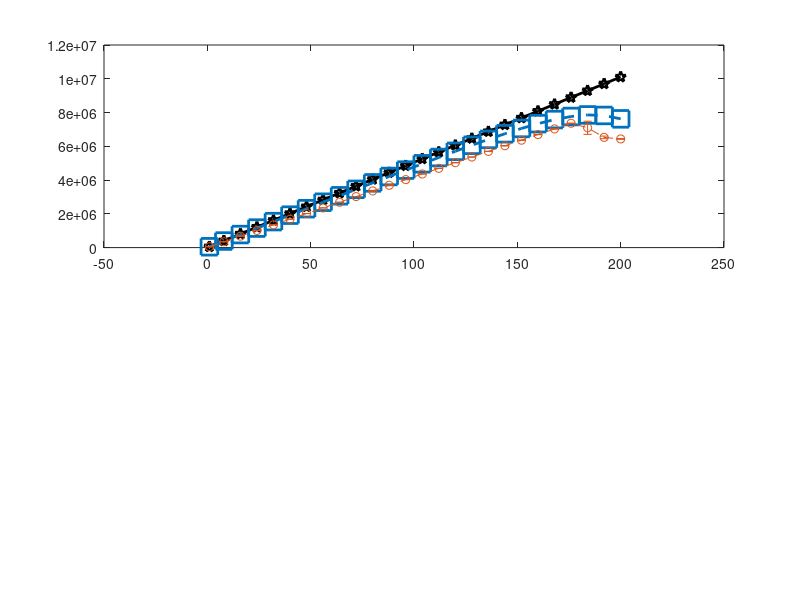

Reproduce this figure in MATLAB. (Note: this script raises an error after producing the figure.)
clc;
clear all;
%%%%%%%%%%%%************Model***************%%%%%%%%%%%  
R_data = 12000000;          %(12 Mbps) replace this for 54Mbps evaluation
R_phy  = 6000000;          %(PHY rate)

%Model Parameters (in MicroSec)
SIFS = 0.00001; %10e-06; 
slot_time = 0.00002; %20e-06; 
DIFS = 0.00005; %50e-06;
delta= 0.000001; %1e-06;                %propagation delay(s)
payload = 12000;            %bits (1500B)
mac_header = 272;           %bits (34B)
phy_header = 128;           %bits (16B)
ack_p = 112;                %bits (14B)
packet = payload + mac_header; %+ phy_header;
ACK = ack_p + phy_header;

%*********Data packet and ACK time
T_data = (packet/R_data)+ (phy_header/R_phy);
T_ack = (ACK/R_data)+((phy_header/R_phy));          %includes ack and header pckt

%delay times (Basic access mechanism)
T_s = DIFS + T_data + 2*delta + SIFS + T_ack;
T_c = DIFS + T_data + delta;
T_ce = T_data + T_ack;
%*******************************************************
%Variable Number of Stations and Payload Size
N=0:8:200;
C=0.2*N;           
N(1)=1; 
C(1)=1; 
%parameters
W = 32;
m = 6;
Rtx=slot_time*(4*((2^0)*((W-1)/2)+(2^1)*((W-1)/2)+(2^2)*((W-1)/2)+(2^3)*((W-1)/2))); %Packets are sent in the 3rd tTx attempt assumption
E_s = delta + T_s+T_c + Rtx; %(crude approximation of the E[slot time])
lamda= 4;       %Data Traffic: 4 packets per second
mu = 1/E_s;
Q=lamda/mu;
%**************************************************************************
%Collision prob., Throughput and MAC delay calculated for different Num. of Users 

%*****Collision Probabilities*****#
P_fp=[];                    %Makama

%***Throughput********
S = [];                     %Done

 S_TrfMdl=[];               %Makama Simulation
 %r=[];
%******MAC Delay*********
Dmac = [];                  


Dmac_sim = [];              %Makama Simulation
%******Packet drop time/Delay*********
%Dmac_drp = [];                  

%******************************************************
%iterate for every possible number of Geophone
%for i=1:size(N, 2)
for k = 1:size(N, 2)        %Done
    if (N(k) == 1)
        p = 0.0;
        tau = 2/(W + 1);
      else
        inc = 0.000001;
        error_MAX = 0.000005;
        p= 0.0;
        tau1 = 0.0;
        tau2 = tau1 + 2*error_MAX;

        while abs(tau1 - tau2) > error_MAX
            p = p + inc;
            tau1 = 2*Q*P_cd*(1-2*p)*(1-(p).^(m+1))./(Q*((W*(1-p)*(1-(2*p).^(m+1))+ (1-2*p)*(2*P_cd-1)*(1-(p).^(m+1))))+2*(1-Q)*P_cd*(1-p)*(1-2*p));
            tau2 = 1 - (1-p).^(1./(N-1));
        end
        tau = (tau1 + tau2)./2;          %avg value of both tau
        
    end
%*******************Probabilities***************

    %Probability of collision
    P_c = 1- (1-tau).^(N-1);
    %Probability of failure due to channel error
    P_ce = 0.02;          % (2%)
    %Probability of packet failure (P_f)
    P_f = P_c+P_ce-(P_c*P_ce);
    %Packet drop probability
    P_D = P_f.^(m+1);
    %Probability of Tx (probability that there is at least one transmission in a the considered time slot)
    P_tx = 1 - (1- tau).^N(1,k);
    %Probability of successful Tx (prob. that exactly one geophone Txmits)
    P_TxG = N(1,k).*tau.*(1- tau).^(N(1,k)-1);
    %Probability that a packet transmission ongoing on the channel is successful
    P_suc=P_TxG./P_tx;
    %P_suc=(N(1,k)*tau*(1- tau)^(N(1,k)-1))./(1 - (1- tau)^N(1,k));
    %Probability of empty slot time
    P_e = 1 - P_tx;
    %Probability of collision
    %P_c = P_tr - P_s;
    %Probability counter decrements
    P_cd = (1-tau).^(N(1, k)-1);             
    
%****************************************
%Average slot duration
%#####################################
% CW_avgS over transmission all stages
 for i=1:m
    for j= 1:i
     if j<m
   CW_avgS = (((1-P_f).*(P_f)./(1-P_D)).*((2^j)*(W-1)));
     else
       CW_avgS =(((1-P_f).*(P_f)./(1-P_D)).*((2^m)*(W-1)));  
     end
    end
 end
%###############################################
%**********************Probabilities (pci,pcs and pcc)*************************

pci= (1-(1./CW_avgS)).^C;
pcs= C.*(1./CW_avgS).*(1-(1./CW_avgS)).^(C-1);
pcc= 1-pci-pcs;

%**********************Probabilities (pbi,pbs and pbc)*************************
pbi=(1-tau).^(N-1);
bs=nchoosek(199,1);             %199 = N-1          %**fix the problem wit N-1 here
pbs= bs.*tau.*(1-tau).^(N-2);
pbc=1-pbi-pbs;

%**********************Probabilities (pss and psi)*************************
pss=1/W;                   %1/CWmin
psi=1-pss;
%**********************Durations sigmaI, sigmaS and sigmaC*************************
sigmaI= slot_time;
sigmaS= (1/(1-pss))*T_s + (psi/(1-pss))*sigmaI;

for i=1:m
    for j=1:i
        if j<m
        sumC = j.*(pcc.^j);
        else
        sumC = m.*(pcc.^m);
        end
    end
end  

sigmaC= sumC*T_c + (pcs./(1-pcc))*sigmaS + (pci./(1-pcc))*sigmaI;

%**Durations for entering backoff stages from previous bckoff and Tx stage deltaB and deltaT***
 %Probability that the counter decrements
Pcd=(1-tau).^(N-1);     %Pcd=pbi
del=sigmaI.*pbi+sigmaS.*pbs+sigmaC.*pbc;

deltaB=(1./Pcd).*(del);       

deltaT=Q*((1-(1./CW_avgS))).*del;
%********Durations a geophone spends in a backoff stage (delta)********
D= (1-tau).*deltaB + tau.*deltaT;
%#Working (Showing curve behavior)
dmac_t2=0.0;
for i=1:m
    %avg_CW=167.5;
    
    for j= 1:i
        if j<m
             avg_CW = ((2^j)*(W-1))/2;
             dmac_t3=D.*(avg_CW*slot_time);
             dmac_t2=(1./(1-P_D)).*(dmac_t2 + (P_suc.^i).*(T_s+ i.*T_c+ dmac_t3)); %sum over i term of equation 40 in paper
             
        else
            avg_CW = ((2^m)*(W-1))/2;
            dmac_t3=D.*(avg_CW*slot_time);
            dmac_t2=(1./(1-P_D)).*(dmac_t2 + (P_suc.^m).*(T_s+ m.*T_c + dmac_t3)); 
        end
        
    end
    
 end


%*************************************
Dmac = dmac_t2;              %Makama 
r=rand;
S = (P_suc.*P_tx.*packet)./Dmac; 
 S_TrfMdl = (((packet).*20).*N)./(5.0+((Dmac).*20)); %Througput according to WSDA traffic model
 q_prob_12= lamda./(1./Dmac);
 %q_prob_12=lamda./Dmac;
% S_TrfMdl = ((20*(packet).*N)./((4.75)+(Dmac.*20))); 
end
%################Plots#################
%%%%%%%%%%%%%12 Mbps From Omnet simulator
 Thr_sim_12= [50526.31579 346559.7772	677232.9294	1013293.494	1348215.6	1681574.87	2015603.242	2350901.091	2686116.317	3021803.279	3355558.937	3690966.507	4025741.811	4360951.209	4693850.676	5029016.977	5364288.39	5698813.891	6033716.279	6362119.75	6695256.253	7030020.187	7364785.378	7096755.56	6528505.829	6435368.303
]; %throughput from simulation
err_thr_12= [5.48645E-12 10506.02327	4269.603179	5233.50614	5460.1618	3929.684887	4104.245662	4846.631886	5473.162887	6122.497077	6474.946105	7078.807353	7612.324778	8306.373826	8595.238641	9157.420181	9769.427893	10453.24257	11117.69836	9248.70781	7034.521138	7386.020488	7736.986717	388023.4144	76925.3259	23747.3509
]; %error from simulation    
OL=[50526.31579 404210.5263	808421.0526	1212631.579	1616842.105	2021052.632	2425263.158	2829473.684	3233684.211	3637894.737	4042105.263	4446315.789	4850526.316	5254736.842	5658947.368	6063157.895	6467368.421	6871578.947	7275789.474	7680000	8084210.526	8488421.053	8892631.579	9296842.105	9701052.632	10105263.16
];
%%%%%%%%%%%%%54 Mbps
Thr_sim_54=[50526.31579 346559.7772	677242.7216	1013304.877	1348236.496	1681598.871	2015634.902	2350934.692	2686158.531	3021859.348	3355609.058	3691014.652	4025741.811	4360951.209	4693850.676	5029073.787	5364345.606	5698872.885	6033790.375	6362185.533	6695354.891	7030122.656	7364890.369	7698417.559	8033131.281	8367083.454
]; %throughput from simulation for 54Mbps
err_thr_54=[5.48645E-12 10506.02327	4271.679503	5227.245297	5451.643617	3925.490118	4107.878068	4852.857182	5483.956931	6137.418485	6497.778885	7101.621953	7612.324778	8306.373826	8595.238641	9183.696341	9795.942744	10482.71473	11155.62902	9227.628351	7003.115637	7353.434962	7703.683135	7887.303157	8230.175436	8637.158945
]; %error from simulation for 54Mbps

%throughput from analytical model for 54Mbps
S_TrfMdl_54=[49088,389160.144075096,776145.195885316,1163062.70837431,1549956.89905444,1936820.56168648,2323623.00069602,2710306.58817647,3096779.58620775,3482907.91616028,3868505.52275812,4253321.73440562,4637023.04650988,5019165.68353143,5399153.78746408,5776175.67870939,6149106.69932434,6516360.74683253,6875662.36774493,7223695.27518230,7555559.07434883,7863932.38857529,8137801.43462799,8360590.92207193,8507603.18115206,8543026.12421342];
q_prob_54= [1.98156443161368e-60,0.00910642052856314,0.0119343702232391,0.0129393639030254,0.0134578587045112,0.0137851894190273,0.0140302447058821,0.0142498313629946,0.0144835667323613,0.0147658465505507,0.0151310310654923,0.0156165627107588,0.0162658138063144,0.0171315955459896,0.0182810522576872,0.0198027774176302,0.0218173642507136,0.0244933114307784,0.0280714238035472,0.0329029279009419,0.0395101041119045,0.0486844993709401,0.0616489071897514,0.0803293791297751,0.107820357780689,0.149194659744053];
%####################################
 %******* Sim vs Analytical **********
figure();
subplot(2,1,1);
plot(N, OL, 'kp-','LineWidth', 2,'MarkerSize',8);hold on;
plot(N, S_TrfMdl, 's--','color', [0, 0.4470, 0.7410],'LineWidth', 2,'MarkerSize',12);hold on;
errorbar(N,Thr_sim_12,err_thr_12, 'o--', 'color', [0.8500 0.3250 0.0980],'LineWidth', 2,'MarkerSize',8);hold on;
xlabel('Number of geophones');ylabel('Throughput (bps)'); legend('Theoritical Offered Load','Analytical throughput (12 Mbps)','Simulated throughput (12 Mbps)');
%title('Analytical Vs Simulation Throughput');xlabel('Number of geophones');ylabel('Throughput (bps)'); legend('Theoritical Offered Load','Analytical throughput (12 Mbps)','Simulated throughput (12 Mbps)');
grid on;  
subplot(2,1,2);
plot(N, OL, 'kp-','LineWidth', 2,'MarkerSize',8);hold on;
plot(N, S_TrfMdl_54, 's--','color', [0, 0.4470, 0.7410],'LineWidth', 2,'MarkerSize',12);hold on;
errorbar(N,Thr_sim_54,err_thr_54, 'o--','color', [0.8500 0.3250 0.0980],'LineWidth', 2,'MarkerSize',8);
xlabel('Number of geophones');ylabel('Throughput (bps)'); legend('Theoritical Offered Load','Analytical throughput (54 Mbps)','Simulated throughput (54 Mbps)');
%title('Analytical Vs Simulation Throughput');xlabel('Number of geophones');ylabel('Throughput (bps)'); legend('Theoritical Offered Load','Analytical throughput (54 Mbps)','Simulated throughput (54 Mbps)');
grid on; 
%plot(N, S_TrfMdl, 'ks--');
%**********Collision probability Plots********
figure();
subplot(2,1,1);
plot(N, P_f(:,:,end),'s-','color', [0, 0.4470, 0.7410],'LineWidth', 2,'MarkerSize',12);axis([0 200 0.00 1.00]);
title('Packet transmission failure probability');xlabel('Number of geophones');ylabel('Probability'); 
%######################################
grid on;  
subplot(2,1,2);
%figure();
plot(N, q_prob_12(:,:,end), 's-','color', [0, 0.4470, 0.7410],'LineWidth', 2,'MarkerSize',12);axis([0 200 0.00 0.3]);hold on;
plot(N, q_prob_54(:,:,end), 's-','color', [0.8500 0.3250 0.0980],'LineWidth', 2,'MarkerSize',12);axis([0 200 0.00 0.3]);hold on;
xlabel('Number of geophones');ylabel('Probability q'); legend('12 Mbps','54 Mbps');
grid on;

%%%%%%%%%%%%%%%%%%%%%%%%%%%%%%%% Delay Plot %%%%%%%%%%%%%%%%%%%%%%%%%%%%%%%%
%N1=0:8:176;
N1=0:8:200;
N2=0:8:200;
N1(1)=1; 
C1(1)=1; 
for k1 = 1:size(N1, 2) 
    if (N1(k1) == 1)
        p1 = 0.0;
        tau_d = 2/(W + 1);
        
      else
        inc = 0.000001;
        error_MAX = 0.000005;
        p1= 0.0;
        tau1_d = 0.0;
        tau2_d = tau1_d + 2*error_MAX;

        while abs(tau1_d - tau2_d) > error_MAX
            p1 = p1 + inc;
%             tau1 = 2*Q*(1-2*p)*(1-(p).^(m+1))./(Q*((W*(1-p)*(1-(2*p).^(m+1))+ (1-2*p)*(1-(p).^(m+1))))+2*(1-Q)*(1-p)*(1-2*p));
            tau1_d = 2*Q*P_cd1*(1-2*p1)*(1-(p1).^(m+1))./(Q*((W*(1-p1)*(1-(2*p1).^(m+1))+ (1-2*p1)*(2*P_cd1-1)*(1-(p1).^(m+1))))+2*(1-Q)*P_cd1*(1-p1)*(1-2*p1));
            tau2_d = 1 - (1-p1).^(1./(N1-1));
            
        end
        tau_d = (tau1_d + tau2_d)./2;          %avg value of both tau
        
    end
%*******************Probabilities***************

    %Probability of collision
    P_c1 = 1- (1-tau_d).^(N1-1);
    %Probability of failure due to channel error
    P_ce1 = 0.0000000000000001;          % (2%)
    %Probability of packet failure (P_f)
    P_f1 = P_c1+P_ce1-(P_c1*P_ce1);
    %Packet drop probability
    P_D1 = P_f1.^(m+1);
    %Probability of Tx (probability that there is at least one transmission in a the considered time slot)
    P_tx1 = 1 - (1- tau_d).^N1(1,k1);
    %Probability of successful Tx (prob. that exactly one geophone Txmits)
    P_TxG1 = N1(1,k1).*tau_d.*(1- tau_d).^(N1(1,k1)-1);
    %Probability that a packet transmission ongoing on the channel is successful
    % P_suc1=1-P_f1;
    P_suc1=P_TxG1./P_tx1;
    %P_suc=(N(1,k)*tau*(1- tau)^(N(1,k)-1))./(1 - (1- tau)^N(1,k));
    %Probability of empty slot time
    P_e1 = 1 - P_tx1;
    %Probability of collision
    %P_c = P_tr - P_s;
    %Probability counter decrements
    P_cd1 = (1-tau_d).^(N1(1, k1)-1);             
    
  %  E_s = P_e1.*slot_time + (P_suc1.*P_tx1).*T_s + (P_tx1.*(1-P_suc1)).*T_c;
%****************************************
%CW_avgS1 = 0.0;
 for i=1:m
    for j= 1:i
     if j<m
   CW_avgS1 = (((1-P_f1).*(P_f1)./(1-P_D1)).*((2^j)*(W-1)));
     else
       CW_avgS1 =(((1-P_f1).*(P_f1)./(1-P_D1)).*((2^m)*(W-1)));  
     end
    end
 end

%CW_avgS1 = 167.5;        %calculated manually
%**********************Probabilities (pci,pcs and pcc)*************************

pci1= (1-(1./CW_avgS1)).^C1;
pcs1= C1.*(1./CW_avgS1).*(1-(1./CW_avgS1)).^(C1-1);
pcc1= 1-pci1-pcs1;

%**********************Probabilities (pbi,pbs and pbc)*************************
pbi1=(1-tau_d).^(N1-1);
bs1=nchoosek(175,1);             %199 = N-1          %**fix the problem wit N-1 here
pbs1= bs1.*tau_d.*(1-tau_d).^(N1-2);
pbc1=1-pbi1-pbs1;

%**********************Probabilities (pss and psi)*************************
pss1=1/W;                   %1/CWmin
psi1=1-pss1;
%**********************Durations sigmaI, sigmaS and sigmaC*************************
%sigmaI= 1; %*slot_time;
sigmaI= slot_time;
sigmaS1= (1/(1-pss1))*T_s + (psi1/(1-pss1))*sigmaI;

%sumC1=0.0;
for i=1:m
    for j=1:i
        if j<m
        sumC1 = j.*(pcc1.^j);
        %sumC1 = i.*pcc1.^i;
        else
         sumC1 = m.*(pcc1.^m);
        %sumC1 = m.*pcc1.^m;
        end
    end
end  

 sigmaC1= sumC1*T_c + (pcs1./(1-pcc1))*sigmaS1 + (pci1./(1-pcc1))*sigmaI;

%**Durations for entering backoff stages from previous bckoff and Tx stage deltaB and deltaT***
 %Probability that the counter decrements
 Pcd1 = (1-tau_d).^(N1-1); 
%Pcd1=(1-tau_d).^(N1-1);     %Pcd=pbi
del1=sigmaI.*pbi1+sigmaS1.*pbs1+sigmaC1.*pbc1;


deltaB1=(1./Pcd1).*(del1);       

deltaT1=Q*((1-(1./CW_avgS1))).*del1;
%********Durations a geophone spends in a backoff stage (delta)********
D1= (1-tau_d).*deltaB1 + tau_d.*deltaT1;

%************************************
dmac_t21=0.0;
% avg_CW1 = 167.5;
% dmac_t31=D1*(avg_CW1*slot_time);
for i=1:1:m
    for j= 1:i
        %i=i+1
        if j<m
             avg_CW1 = ((2^j)*(W-1))/2;
             dmac_t31=D1*(avg_CW1*slot_time);
             dmac_t21=(1./(1-P_D1)).*((dmac_t21+((P_suc1.^j).*(T_s+ j.*T_c + dmac_t31)))); 
              %sum over i term of equation 40 in paper
        else
            avg_CW1 = ((2^m)*(W-1))/2;
            dmac_t31=D1.*(avg_CW1*slot_time);
            dmac_t21=(1./(1-P_D1)).*((dmac_t21+((P_suc1.^m).*(T_s+ m.*T_c + dmac_t31)))); 
%             dmac_t31=D1.*(avg_CW1*slot_time);
%             dmac_t21=(1./(1-P_D1)).*((P_suc1.^m).*(T_s+ m.*T_c + dmac_t31));
        end    
        
    end

 end

%************************************

Dmac1 = dmac_t21;              %Makama
Dmac_sim = ((Dmac1).*20)./(N1(1,k1));
%Dmac_sim = (Dmac1.*20)./N1(1,k1);
end

%####### PLOTs #################
%12 Mbps
%Dmac_sim_12_N200=[1.01625707286532e-38,0.000797960999389173,0.00104516483022206,0.00113262307010078,0.00117736792010706,0.00120497993676577,0.00122467727136979,0.00124110461747166,0.00125740082438030,0.00127624536421375,0.00130029167614999,0.00133239840054321,0.00137581527487062,0.00143440208697078,0.00151293522795474,0.00161755709728334,0.00175644270458846,0.00194079800668918,0.00218637537524804,0.00251581224939738,0.00296230498437642,0.00357548616138383,0.00443099979174240,0.00564638760637528,0.00740793134523236,0.0100168461110371];
Dmac_sim_12=[1.70499644229892e-31,0.000992521352729925,0.00130094350517346,0.00141100591930581,0.00146762205470548,0.00150292801163491,0.00152878961908168,0.00155148440891787,0.00157553907691578,0.00160504582434040,0.00164423178368627,0.00169781493950418,0.00177136291996024,0.00187177809675687,0.00200801684193743,0.00219218042737664,0.00244119078369092,0.00277940583132661,0.00324277977182226,0.00388561810787892,0.00479177680714593,0.00609362048376930,0.00800479080836595, 0.00864638760637528,0.00940793134523236,0.0100168461110371];%0.00564638760637528,0.00740793134523236,0.0100168461110371];
MAC_D_sim= [0.00	0.001161475	0.001200727	0.001245023	0.001267362	0.001300007	0.001351038	0.00139213	0.001454977	0.001494873	0.00152785	0.001584056	0.001670921	0.001791917	0.001870966	0.002113992	0.002241747	0.002564038	0.002815672	0.003061233	0.003653249	0.004916805	0.006269095	0.278585242	0.652331463	0.835003954];
err_MAC_D= [0.00	7.07595E-05	4.45748E-05	6.15561E-05	5.91491E-05	5.27806E-05	6.35494E-05	4.88364E-05	8.72931E-05	8.35872E-05	8.97175E-05	0.000106468	0.000108018	0.000103798	9.77835E-05	0.000170373	0.000170857	0.000300435	0.000342006	0.000406274	0.000538557	0.00088955	0.00138065	0.175426983	0.042389356	0.023986584];
%N2=[184,192,200];

%******54 Mbps
Dmac_sim_54 =[4.93319144259841e-62,0.000227638449293516,0.000298332455839981,0.000323455752275035,0.000336417373189102,0.000344600194942903,0.000350726256816008,0.000356215636379443,0.000362058701803115,0.000369115288883930,0.000378244345900255,0.000390381870758273,0.000406612099237482,0.000428255224378705,0.000456989745575851,0.000495030358187006,0.000545391702727839,0.000612285983760474,0.000701732952107983,0.000822512737288617,0.000987681564548440,0.00121702693224098,0.00154111688438443,0.00200809991816095,0.00269533266643549,0.00372962836593021]; %Analytical
MAC_D_sim_54= [0.000	0.000311657	0.000315745	0.000322432	0.000325114	0.000327515	0.000331204	0.00033532	0.000341607	0.000346181	0.00034733	0.000349679	0.00035536	0.000359303	0.0003645	0.000373867	0.000377744	0.000384968	0.000389881	0.000395269	0.00040129	0.00040691	0.000411299	0.000420276	0.00042498	0.000431316];
err_MAC_D_54= [0.00	9.77124E-06	6.5672E-06	1.04476E-05	1.07374E-05	8.15356E-06	9.89266E-06	8.83824E-06	1.42677E-05	1.21098E-05	1.41912E-05	1.3998E-05	1.42944E-05	1.20029E-05	1.00803E-05	1.10767E-05	1.33059E-05	1.39478E-05	1.28095E-05	1.71911E-05	1.70533E-05	1.25725E-05	1.34697E-05	1.50259E-05	1.32219E-05	1.30039E-05];

Dmac_sim_54_ms=Dmac_sim_54.*1000;
MAC_D_sim_54_ms=MAC_D_sim_54.*1000;
err_MAC_D_54_ms=err_MAC_D_54.*1000;
%N2=[184,192,200];


%***************************************************
%******* Plot with collision prob. sub-plot *********************
figure();
subplot(2,1,1);
%plot(N1, Dmac_sim(:,:,end), 's-','color', [0, 0.4470, 0.7410],'LineWidth', 2,'MarkerSize',12);axis([0 200 0.00 1.0]);hold on;
plot(N1, Dmac_sim_12(:,:,end), 's-','color', [0, 0.4470, 0.7410],'LineWidth', 2,'MarkerSize',12);axis([0 200 0.00 0.15]);hold on;
errorbar(N1,MAC_D_sim,err_MAC_D, 'o-','color', [0.8500, 0.3250, 0.0980],'LineWidth', 2,'MarkerSize',8);axis([0 200 0.00 0.900]);
xlabel('Number of geophones');ylabel('Delay (s)'); legend('Analytical 12Mbps','Simulation 12Mbps');

%%% Zoom plot new
% axes('position', [0.25 0.25 0.5 0.5]);
% box on
% my_index= 180<=N1 & N1<=200;  %Position to zoom on x-axis
% plot(N1(my_index),Dmac_sim_12(my_index),'s-','color', [0, 0.4470, 0.7410],'LineWidth', 1.5,'MarkerSize',10);axis([180 200 0.2 1.0]);hold on    %Analytical plot
% errorbar(N1(my_index),MAC_D_sim(my_index),err_MAC_D(my_index),'o-','color', [0.8500, 0.3250, 0.0980],'LineWidth', 1.5,'MarkerSize',7);axis([180 200 0.2 1.0]);  %Simulation plot
% axis tight

%title('Delay: Analytical Vs Simulation')
% Zoom plot
axes('position', [0.25 0.25 0.5 0.5]);
box on
my_index= 0.0<N1 & N1<=181;  %Position to zoom on x-axis
%my_index_err= 0.0 <= N1 & N1<180;
plot(N1(my_index),Dmac_sim_12(my_index),'s-','color', [0, 0.4470, 0.7410],'LineWidth', 1.5,'MarkerSize',10);axis([1 180 0.00 0.008]);hold on    %Analytical plot
errorbar(N1(my_index),MAC_D_sim(my_index),err_MAC_D(my_index),'o-','color', [0.8500, 0.3250, 0.0980],'LineWidth', 1.5,'MarkerSize',7);  %Simulation plot
axis tight
%title('Delay: Analytical Vs Simulation');
ax = gca;
ax.YAxis.Exponent = -3;

grid on; 
subplot(2,1,2);
%%%In milli seconds
plot(N2, Dmac_sim_54_ms(:,:,end), 's-','color', [0, 0.4470, 0.7410],'LineWidth', 2,'MarkerSize',12);axis([0 200 0.00 9.00]);hold on;%axis([0 180 0.00 0.014]);hold on;
%plot(N2, Dmac_sim_54(:,:,end), 's-','color', [0, 0.4470, 0.7410],'LineWidth', 2,'MarkerSize',12);axis([0 200 0.00 9.00]);hold on;
errorbar(N2,MAC_D_sim_54_ms,err_MAC_D_54_ms, 'o-','color', [0.8500, 0.3250, 0.0980],'LineWidth', 2,'MarkerSize',8);
xlabel('Number of geophones');ylabel('Delay (ms)'); legend('Analytical 54Mbps','Simulation 54Mbps');
%title('Delay: Analytical Vs Simulation');
%ax = gca;
%ax.YAxis.Exponent = -3;
grid on; 
%%%In seconds
% plot(N2, Dmac_sim_54(:,:,end), 's-','color', [0, 0.4470, 0.7410],'LineWidth', 2,'MarkerSize',12);axis([0 200 0.00 0.009]);hold on;%axis([0 180 0.00 0.014]);hold on;
% %plot(N2, Dmac_sim_54(:,:,end), 's-','color', [0, 0.4470, 0.7410],'LineWidth', 2,'MarkerSize',12);axis([0 200 0.00 9.00]);hold on;
% errorbar(N2,MAC_D_sim_54,err_MAC_D_54, 'o-','color', [0.8500, 0.3250, 0.0980],'LineWidth', 2,'MarkerSize',8);
% xlabel('Number of geophones');ylabel('Delay (ms)'); legend('Analytical 54Mbps','Simulation 54Mbps');
% %title('Delay: Analytical Vs Simulation');
% %ax = gca;
% %ax.YAxis.Exponent = -3;
% grid on; 
%%%%%%%%%%%%%%%%%%%%%%%%%%%%%%%%%%%%%%%%%

% plot(N1, P_f1(:,:,end), 's-','color', [0, 0.4470, 0.7410],'LineWidth', 1.5,'MarkerSize',6);axis([0 180 0.00 1.0]);
% title('Collision Probability');xlabel('Number of geophones');ylabel('Collision Probability'); %legend('Analytical','Simulation');
% grid on; 


%Collision prob.
% figure();
% plot(N1, P_f1(:,:,end), 'ks-');%axis([0 180 ]);